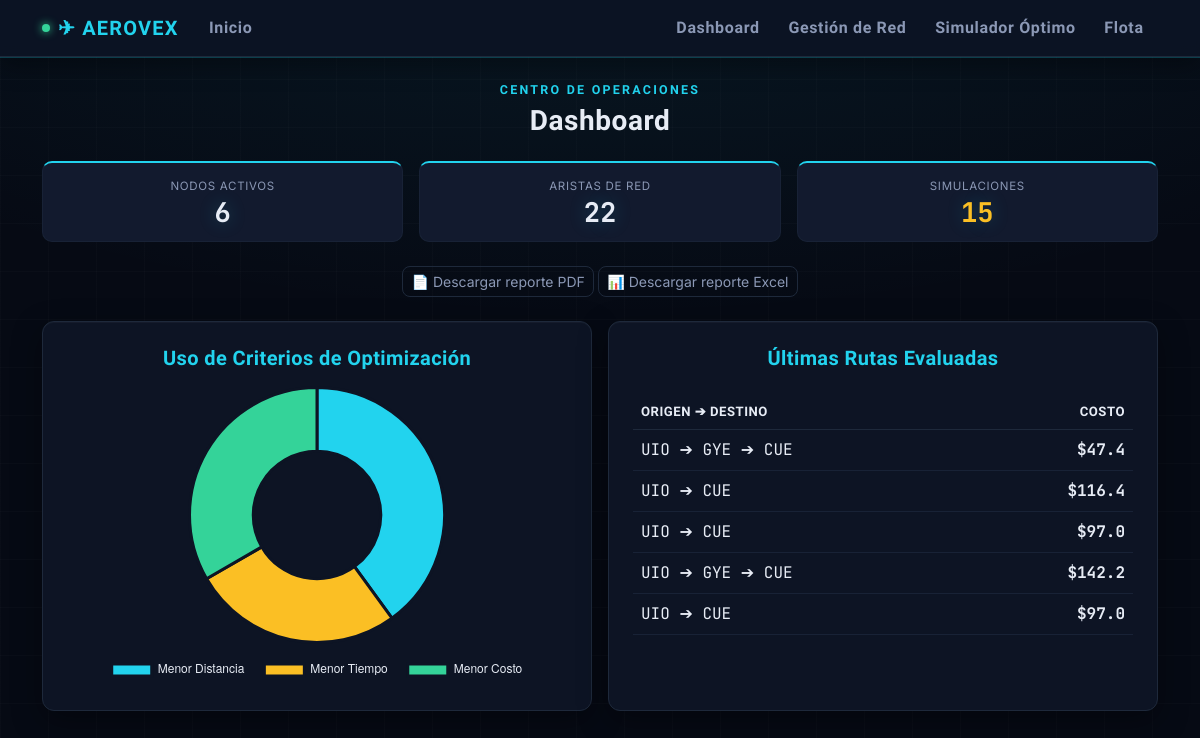
Page /dashboard on the earlier database version.
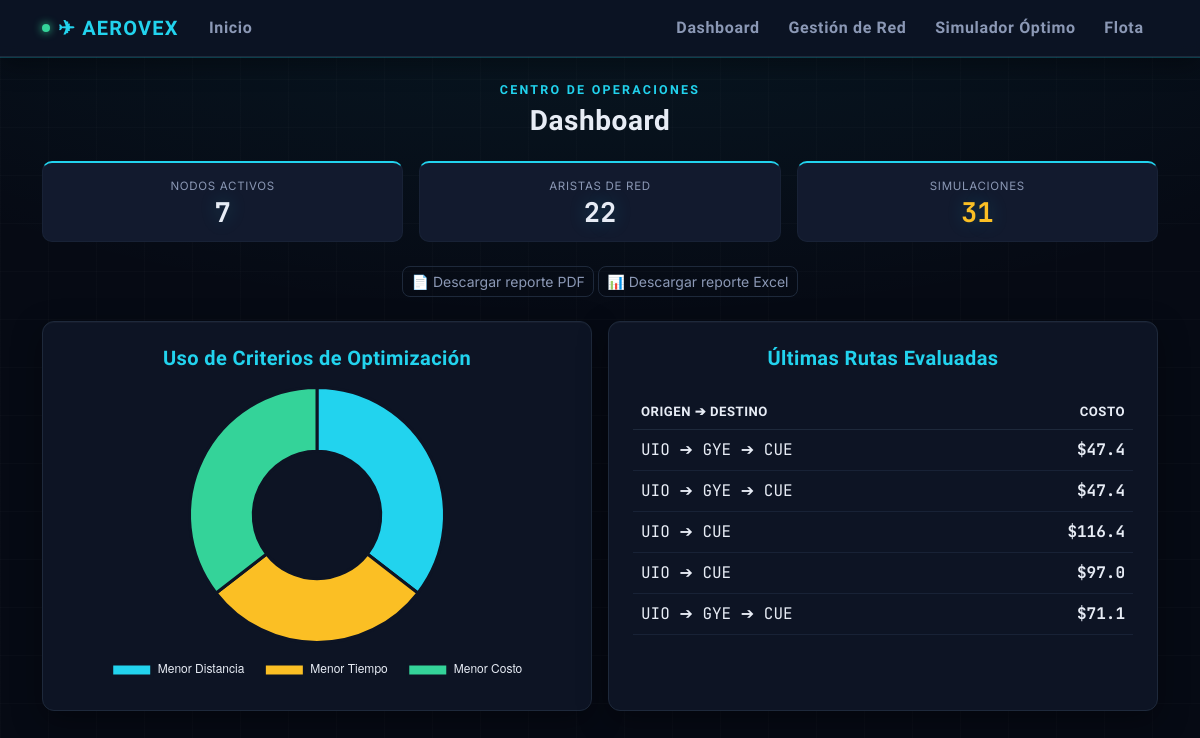
Same page on the later database version.
### models.py (models this page shows)
class Simulacion(db.Model):
    id = db.Column(db.Integer, primary_key=True)
    origen = db.Column(db.String(150))
    destino = db.Column(db.String(150))
    criterio = db.Column(db.String(50))
    distancia_total = db.Column(db.Float)
    tiempo_total = db.Column(db.Float)
    costo_total = db.Column(db.Float)
    consumo_total = db.Column(db.Float)
    nodos_ruta = db.Column(db.Text)
    estado_red = db.Column(db.String(100))

### app.py (the view)
@app.route("/dashboard")
def dashboard():
    total_simulaciones = Simulacion.query.count()
    total_rutas = Ruta.query.count()
    aeropuertos_activos = Aeropuerto.query.filter_by(estado="Abierto").count()
    simulaciones = Simulacion.query.all()
    criterios_stats = {"Menor Distancia": 0, "Menor Tiempo": 0, "Menor Costo": 0}
    for sim in simulaciones:
        if sim.criterio in criterios_stats:
            criterios_stats[sim.criterio] += 1
    return render_template("dashboard.html",
                           total_sim=total_simulaciones,
                           total_rutas=total_rutas,
                           nodos=aeropuertos_activos,
                           grafico_criterios=json.dumps(criterios_stats),
                           ultimas_sim=Simulacion.query.order_by(Simulacion.id.desc()).limit(5).all())

### templates/dashboard.html (shortened to what this page needs)
{% extends 'base.html' %}
{% block content %}
<div class="mb-4 text-center">
    <div class="eyebrow mb-1">CENTRO DE OPERACIONES</div>
    <h3 class="display-heading mb-0">Dashboard</h3>
</div>
<div class="row g-3 mb-4">
    <div class="col-md-4">
        <div class="gauge">
            <small class="gauge-label">Nodos activos</small>
            <span class="gauge-value">{{ nodos }}</span>
        </div>
    </div>
    <div class="col-md-4">
        <div class="gauge">
            <small class="gauge-label">Aristas de red</small>
            <span class="gauge-value">{{ total_rutas }}</span>
        </div>
    </div>
    <div class="col-md-4">
        <div class="gauge {{ 'gauge-warn' if total_sim == 0 else '' }}">
            <small class="gauge-label">Simulaciones</small>
            <span class="gauge-value" style="color: var(--amber) !important;">{{ total_sim }}</span>
        </div>
    </div>
</div>
<div class="text-center mb-4">
    <a href="/exportar/pdf" class="btn btn-sm" style="border: 1px solid var(--border); color: var(--text-dim); border-radius: 8px;">📄 Descargar reporte PDF</a>
    <a href="/exportar/excel" class="btn btn-sm" style="border: 1px solid var(--border); color: var(--text-dim); border-radius: 8px;">📊 Descargar reporte Excel</a>
</div>
<div class="row g-3">
    <div class="col-md-6">
        <div class="card p-4 h-100">
            <h5 class="text-center mb-3" style="color: var(--cyan);">Uso de Criterios de Optimización</h5>
            {% if total_sim == 0 %}
            <div class="d-flex flex-column align-items-center justify-content-center text-center" style="height: 260px;">
                <div style="font-size: 2.2rem;">📊</div>
                <p class="text-secondary mb-1">Aún no hay simulaciones registradas</p>
                <a href="/rutas" class="btn btn-sm btn-neon mt-2">Ir al Simulador Óptimo</a>
            </div>
            {% else %}
            <div style="height: 300px;">
                <canvas id="miGrafico"></canvas>
            </div>
            {% endif %}
        </div>
    </div>
    <div class="col-md-6">
        <div class="card p-4 h-100">
            <h5 class="text-center mb-3" style="color: var(--cyan);">Últimas Rutas Evaluadas</h5>
            {% if ultimas_sim %}
            <div class="table-responsive">
                <table class="table table-hover mt-2">
                    <thead>
                        <tr>
                            <th>Origen ➔ Destino</th>
                            <th class="text-end">Costo</th>
                        </tr>
                    </thead>
                    <tbody>
                        {% for s in ultimas_sim %}
                        <tr>
                            <td class="data-readout">{{ s.nodos_ruta }}</td>
                            <td class="data-readout fw-bold text-end" style="color: var(--amber);">${{ s.costo_total }}</td>
                        </tr>
                        {% endfor %}
                    </tbody>
                </table>
            </div>
            {% else %}
            <div class="d-flex flex-column align-items-center justify-content-center text-center" style="height: 260px;">
                <div style="font-size: 2.2rem;">🗺️</div>
                <p class="text-secondary mb-1">Sin rutas evaluadas todavía</p>
                <a href="/rutas" class="btn btn-sm btn-neon mt-2">Calcular una ruta</a>
            </div>
            {% endif %}
        </div>
    </div>
</div>
{% endblock %}
{% block scripts %}
{% if total_sim > 0 %}
<script>
    var ctx = document.getElementById('miGrafico').getContext('2d');
    new Chart(ctx, {
        type: 'doughnut',
        data: {
            labels: Object.keys({{ grafico_criterios | safe }}),
            datasets: [{
                data: Object.values({{ grafico_criterios | safe }}),
                backgroundColor: ['#22d3ee', '#fbbf24', '#34d399'],
                borderColor: '#0d1424',
                borderWidth: 3
            }]
        },
        options: {
            responsive: true,
            maintainAspectRatio: false,
            plugins: {
                legend: {
                    position: 'bottom',
                    labels: { color: '#e7ecf5', padding: 20 }
                }
            }
        }
    });
</script>
{% endif %}
{% endblock %}

### templates/base.html (shortened to what this page needs)
<!DOCTYPE html>
<html lang="es">
<head>
    <link href="https://cdn.jsdelivr.net/npm/bootstrap@5.3.0/dist/css/bootstrap.min.css" rel="stylesheet">
</head>
<body>
    <nav class="navbar navbar-expand-lg navbar-custom mb-4 sticky-top">
        <div class="container">
            <a class="navbar-brand" href="/"><span class="status-dot"></span>✈ AEROVEX</a>
            <div class="collapse navbar-collapse" id="navbarNav">
                <ul class="navbar-nav me-auto">
                    <li class="nav-item"><a class="nav-link" href="/">Inicio</a></li>
                </ul>
                <ul class="navbar-nav ms-auto">
                    <li class="nav-item"><a class="nav-link" href="/dashboard">Dashboard</a></li>
                    <li class="nav-item"><a class="nav-link" href="/aeropuertos">Gestión de Red</a></li>
                    <li class="nav-item"><a class="nav-link" href="/rutas">Simulador Óptimo</a></li>
                    <li class="nav-item"><a class="nav-link" href="/flota">Flota</a></li>
                </ul>
            </div>
        </div>
    </nav>
    <div class="container">
        {% block content %}{% endblock %}
    </div>
    {% block scripts %}{% endblock %}
</body>
</html>

### templates/base.html (style rules this page uses)
:root { --bg-void: #060a14; --bg-panel: #0d1424; --bg-panel-2: #121a2e; --border: #1e293b; --border-soft: #182236; --cyan: #22d3ee; --cyan-dim: #0e7490; --amber: #fbbf24; --green: #34d399; --red: #f87171; --grey: #64748b; --text: #e7ecf5; --text-dim: #8b98b5; --font-display: 'Rajdhani', sans-serif; --font-body: 'Inter', 'Segoe UI', sans-serif; --font-mono: 'JetBrains Mono', monospace; }
body { background-color: var(--bg-void); color: var(--text); font-family: var(--font-body); background-image: radial-gradient(ellipse 80% 50% at 50% -10%, rgba(34,211,238,0.08), transparent), repeating-linear-gradient(0deg, rgba(255,255,255,0.015) 0px, rgba(255,255,255,0.015) 1px, transparent 1px, transparent 48px), repeating-linear-gradient(90deg, rgba(255,255,255,0.015) 0px, rgba(255,255,255,0.015) 1px, transparent 1px, transparent 48px); min-height: 100vh; }
h1, h2, h3, h4, h5, .display-heading { font-family: var(--font-display); font-weight: 700; letter-spacing: 0.02em; }
.font-mono, .data-readout { font-family: var(--font-mono); color: var(--text); }
.card, .card * { color: var(--text); }
.gauge { background: var(--bg-panel-2); border: 1px solid var(--border-soft); border-top: 2px solid var(--cyan); border-radius: 10px; padding: 0.9rem 0.6rem; text-align: center; }
.gauge-label { color: var(--text-dim) !important; font-size: 0.72rem; text-transform: uppercase; letter-spacing: 0.06em; display: block; margin-bottom: 4px; }
.gauge-value { font-family: var(--font-mono); font-weight: 700; font-size: 1.7rem; line-height: 1; color: var(--text) !important; text-shadow: 0 0 18px rgba(34,211,238,0.25); display: block; }
.eyebrow { font-family: var(--font-display); font-weight: 600; letter-spacing: 0.18em; text-transform: uppercase; color: var(--cyan); font-size: 0.78rem; }
.navbar-custom { background-color: rgba(13,20,36,0.92); border-bottom: 1px solid var(--border); box-shadow: 0 1px 0 rgba(34,211,238,0.25), 0 8px 24px rgba(0,0,0,0.35); backdrop-filter: blur(6px); }
.navbar-brand { font-family: var(--font-display); font-weight: 700; letter-spacing: 0.06em; color: var(--cyan) !important; display: flex; align-items: center; gap: 8px; }
.status-dot { width: 8px; height: 8px; border-radius: 50%; background: var(--green); box-shadow: 0 0 8px var(--green); animation: pulse-dot 2s infinite ease-in-out; }
.nav-link { color: var(--text-dim) !important; font-weight: 600; font-family: var(--font-display); letter-spacing: 0.04em; padding: 0.5rem 0.9rem !important; border-radius: 6px; transition: all 0.2s; }
.card { background-color: var(--bg-panel); border: 1px solid var(--border); border-radius: 12px; box-shadow: 0 10px 30px rgba(0,0,0,0.35), 0 1px 0 rgba(255,255,255,0.03) inset; }
.table { --bs-table-color: var(--text); --bs-table-bg: transparent; --bs-table-border-color: var(--border-soft); --bs-table-striped-color: var(--text); --bs-table-striped-bg: rgba(255,255,255,0.025); --bs-table-hover-color: var(--text); --bs-table-hover-bg: rgba(34,211,238,0.07); color: var(--text) !important; }
.table > :not(caption) > * > * { color: var(--text) !important; box-shadow: none !important; }
thead th { color: var(--cyan) !important; font-family: var(--font-display); letter-spacing: 0.05em; text-transform: uppercase; font-size: 0.8rem; border-bottom: 1px solid var(--border) !important; padding-bottom: 0.75rem; }
tbody td { border-color: var(--border-soft) !important; padding-top: 0.7rem; padding-bottom: 0.7rem; }
h5, h6 { color: var(--text); }
table { color: var(--text) !important; }
thead th { color: var(--cyan) !important; font-family: var(--font-display); letter-spacing: 0.04em; text-transform: uppercase; font-size: 0.82rem; border-bottom: 1px solid var(--border) !important; }
tbody td { border-color: var(--border-soft) !important; }
a { color: var(--cyan); }

Differences in the rows shown:
no longer on this page (row unchanged): Simulacion: nodos_ruta "UIO ➔ GYE ➔ CUE", costo_total "142.2"
no longer on this page (row unchanged): Simulacion: nodos_ruta "UIO ➔ CUE", costo_total "97.0"
added Simulacion: nodos_ruta "UIO ➔ GYE ➔ CUE", costo_total "47.4"
added Simulacion: nodos_ruta "UIO ➔ GYE ➔ CUE", costo_total "71.1"
Other differences:
{{ nodos }}: "6" → "7"
{{ total_sim }}: "15" → "31"
chart data {{ grafico_criterios | safe }}: {"Menor Distancia": 6, "Menor Tiempo": 4, "Menor Costo": 5} → {"Menor Distancia": 11, "Menor Tiempo": 9, "Menor Costo": 11}
